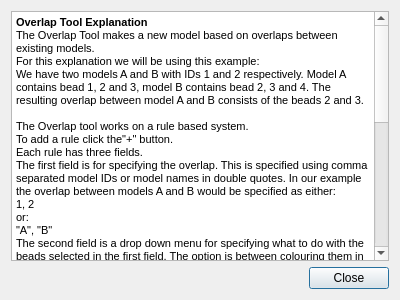
<?xml version="1.0" encoding="UTF-8"?>
<ui version="4.0">
 <class>Dialog</class>
 <widget class="QDialog" name="Dialog">
  <property name="geometry">
   <rect>
    <x>0</x>
    <y>0</y>
    <width>400</width>
    <height>300</height>
   </rect>
  </property>
  <property name="windowTitle">
   <string>Overlap Tool Explanation</string>
  </property>
  <layout class="QVBoxLayout" name="verticalLayout">
   <item>
    <widget class="QTextBrowser" name="textBrowser">
     <property name="html">
      <string>&lt;!DOCTYPE HTML PUBLIC &quot;-//W3C//DTD HTML 4.0//EN&quot; &quot;http://www.w3.org/TR/REC-html40/strict.dtd&quot;&gt;
&lt;html&gt;&lt;head&gt;&lt;meta name=&quot;qrichtext&quot; content=&quot;1&quot; /&gt;&lt;style type=&quot;text/css&quot;&gt;
p, li { white-space: pre-wrap; }
&lt;/style&gt;&lt;/head&gt;&lt;body style=&quot; font-family:'MS Shell Dlg 2'; font-size:8.25pt; font-weight:400; font-style:normal;&quot;&gt;
&lt;p style=&quot; margin-top:0px; margin-bottom:0px; margin-left:0px; margin-right:0px; -qt-block-indent:0; text-indent:0px;&quot;&gt;&lt;span style=&quot; font-weight:600;&quot;&gt;Overlap Tool Explanation&lt;/span&gt;&lt;/p&gt;
&lt;p style=&quot; margin-top:0px; margin-bottom:0px; margin-left:0px; margin-right:0px; -qt-block-indent:0; text-indent:0px;&quot;&gt;The Overlap Tool makes a new model based on overlaps between existing models.&lt;/p&gt;
&lt;p style=&quot; margin-top:0px; margin-bottom:0px; margin-left:0px; margin-right:0px; -qt-block-indent:0; text-indent:0px;&quot;&gt;For this explanation we will be using this example:&lt;/p&gt;
&lt;p style=&quot; margin-top:0px; margin-bottom:0px; margin-left:0px; margin-right:0px; -qt-block-indent:0; text-indent:0px;&quot;&gt;We have two models A and B with IDs 1 and 2 respectively. Model A contains bead 1, 2 and 3, model B contains bead 2, 3 and 4. The resulting overlap between model A and B consists of the beads 2 and 3.&lt;/p&gt;
&lt;p style=&quot;-qt-paragraph-type:empty; margin-top:0px; margin-bottom:0px; margin-left:0px; margin-right:0px; -qt-block-indent:0; text-indent:0px;&quot;&gt;&lt;br /&gt;&lt;/p&gt;
&lt;p style=&quot; margin-top:0px; margin-bottom:0px; margin-left:0px; margin-right:0px; -qt-block-indent:0; text-indent:0px;&quot;&gt;The Overlap tool works on a rule based system.&lt;/p&gt;
&lt;p style=&quot; margin-top:0px; margin-bottom:0px; margin-left:0px; margin-right:0px; -qt-block-indent:0; text-indent:0px;&quot;&gt;To add a rule click the&amp;quot;+&amp;quot; button.&lt;/p&gt;
&lt;p style=&quot; margin-top:0px; margin-bottom:0px; margin-left:0px; margin-right:0px; -qt-block-indent:0; text-indent:0px;&quot;&gt;Each rule has three fields.&lt;/p&gt;
&lt;p style=&quot; margin-top:0px; margin-bottom:0px; margin-left:0px; margin-right:0px; -qt-block-indent:0; text-indent:0px;&quot;&gt;The first field is for specifying the overlap. This is specified using comma separated model IDs or model names in double quotes. In our example the overlap between models A and B would be specified as either:&lt;/p&gt;
&lt;p style=&quot; margin-top:0px; margin-bottom:0px; margin-left:0px; margin-right:0px; -qt-block-indent:0; text-indent:0px;&quot;&gt;1, 2&lt;/p&gt;
&lt;p style=&quot; margin-top:0px; margin-bottom:0px; margin-left:0px; margin-right:0px; -qt-block-indent:0; text-indent:0px;&quot;&gt;or:&lt;/p&gt;
&lt;p style=&quot; margin-top:0px; margin-bottom:0px; margin-left:0px; margin-right:0px; -qt-block-indent:0; text-indent:0px;&quot;&gt;&amp;quot;A&amp;quot;, &amp;quot;B&amp;quot;&lt;/p&gt;
&lt;p style=&quot; margin-top:0px; margin-bottom:0px; margin-left:0px; margin-right:0px; -qt-block-indent:0; text-indent:0px;&quot;&gt;The second field is a drop down menu for specifying what to do with the beads selected in the first field. The option is between colouring them in a certain colour or not including them in the new model&lt;/p&gt;
&lt;p style=&quot; margin-top:0px; margin-bottom:0px; margin-left:0px; margin-right:0px; -qt-block-indent:0; text-indent:0px;&quot;&gt;The third field is a colour picker for the colour to use for the beads if colouring is selected in the second field.&lt;/p&gt;
&lt;p style=&quot;-qt-paragraph-type:empty; margin-top:0px; margin-bottom:0px; margin-left:0px; margin-right:0px; -qt-block-indent:0; text-indent:0px;&quot;&gt;&lt;br /&gt;&lt;/p&gt;
&lt;p style=&quot; margin-top:0px; margin-bottom:0px; margin-left:0px; margin-right:0px; -qt-block-indent:0; text-indent:0px;&quot;&gt;To remove a rule click that rule's &amp;quot;-&amp;quot; button. To rearrange the priorities of the rules use the arrow buttons.&lt;/p&gt;
&lt;p style=&quot;-qt-paragraph-type:empty; margin-top:0px; margin-bottom:0px; margin-left:0px; margin-right:0px; -qt-block-indent:0; text-indent:0px;&quot;&gt;&lt;br /&gt;&lt;/p&gt;
&lt;p style=&quot; margin-top:0px; margin-bottom:0px; margin-left:0px; margin-right:0px; -qt-block-indent:0; text-indent:0px;&quot;&gt;In the examples &amp;quot;[...]&amp;quot; is used to show a field&lt;/p&gt;
&lt;p style=&quot;-qt-paragraph-type:empty; margin-top:0px; margin-bottom:0px; margin-left:0px; margin-right:0px; -qt-block-indent:0; text-indent:0px;&quot;&gt;&lt;br /&gt;&lt;/p&gt;
&lt;p style=&quot; margin-top:0px; margin-bottom:0px; margin-left:0px; margin-right:0px; -qt-block-indent:0; text-indent:0px;&quot;&gt;&lt;span style=&quot; font-weight:600;&quot;&gt;Example 1&lt;/span&gt;&lt;/p&gt;
&lt;p style=&quot; margin-top:0px; margin-bottom:0px; margin-left:0px; margin-right:0px; -qt-block-indent:0; text-indent:0px;&quot;&gt;Colour model A blue, model B red, and the overlap between them green.&lt;/p&gt;
&lt;p style=&quot; margin-top:0px; margin-bottom:0px; margin-left:0px; margin-right:0px; -qt-block-indent:0; text-indent:0px;&quot;&gt;Rules in order:&lt;/p&gt;
&lt;p style=&quot; margin-top:0px; margin-bottom:0px; margin-left:0px; margin-right:0px; -qt-block-indent:0; text-indent:0px;&quot;&gt;[1, 2][Colour][green]&lt;/p&gt;
&lt;p style=&quot; margin-top:0px; margin-bottom:0px; margin-left:0px; margin-right:0px; -qt-block-indent:0; text-indent:0px;&quot;&gt;[1][Colour][blue]&lt;/p&gt;
&lt;p style=&quot; margin-top:0px; margin-bottom:0px; margin-left:0px; margin-right:0px; -qt-block-indent:0; text-indent:0px;&quot;&gt;[2][Colour][red]&lt;/p&gt;
&lt;p style=&quot;-qt-paragraph-type:empty; margin-top:0px; margin-bottom:0px; margin-left:0px; margin-right:0px; -qt-block-indent:0; text-indent:0px;&quot;&gt;&lt;br /&gt;&lt;/p&gt;
&lt;p style=&quot; margin-top:0px; margin-bottom:0px; margin-left:0px; margin-right:0px; -qt-block-indent:0; text-indent:0px;&quot;&gt;&lt;span style=&quot; font-weight:600;&quot;&gt;Example 2&lt;/span&gt;&lt;/p&gt;
&lt;p style=&quot; margin-top:0px; margin-bottom:0px; margin-left:0px; margin-right:0px; -qt-block-indent:0; text-indent:0px;&quot;&gt;Colour model A blue and model B red but do not include the overlap between them.&lt;/p&gt;
&lt;p style=&quot; margin-top:0px; margin-bottom:0px; margin-left:0px; margin-right:0px; -qt-block-indent:0; text-indent:0px;&quot;&gt;Rules in order:&lt;/p&gt;
&lt;p style=&quot; margin-top:0px; margin-bottom:0px; margin-left:0px; margin-right:0px; -qt-block-indent:0; text-indent:0px;&quot;&gt;[1, 2][Don't include][]&lt;/p&gt;
&lt;p style=&quot; margin-top:0px; margin-bottom:0px; margin-left:0px; margin-right:0px; -qt-block-indent:0; text-indent:0px;&quot;&gt;[1][Colour][blue]&lt;/p&gt;
&lt;p style=&quot; margin-top:0px; margin-bottom:0px; margin-left:0px; margin-right:0px; -qt-block-indent:0; text-indent:0px;&quot;&gt;[2][Colour][red]&lt;/p&gt;
&lt;p style=&quot;-qt-paragraph-type:empty; margin-top:0px; margin-bottom:0px; margin-left:0px; margin-right:0px; -qt-block-indent:0; text-indent:0px;&quot;&gt;&lt;br /&gt;&lt;/p&gt;&lt;/body&gt;&lt;/html&gt;</string>
     </property>
    </widget>
   </item>
   <item>
    <widget class="QDialogButtonBox" name="buttonBox">
     <property name="orientation">
      <enum>Qt::Horizontal</enum>
     </property>
     <property name="standardButtons">
      <set>QDialogButtonBox::Close</set>
     </property>
    </widget>
   </item>
  </layout>
 </widget>
 <resources/>
 <connections>
  <connection>
   <sender>buttonBox</sender>
   <signal>accepted()</signal>
   <receiver>Dialog</receiver>
   <slot>accept()</slot>
   <hints>
    <hint type="sourcelabel">
     <x>248</x>
     <y>254</y>
    </hint>
    <hint type="destinationlabel">
     <x>157</x>
     <y>274</y>
    </hint>
   </hints>
  </connection>
  <connection>
   <sender>buttonBox</sender>
   <signal>rejected()</signal>
   <receiver>Dialog</receiver>
   <slot>reject()</slot>
   <hints>
    <hint type="sourcelabel">
     <x>316</x>
     <y>260</y>
    </hint>
    <hint type="destinationlabel">
     <x>286</x>
     <y>274</y>
    </hint>
   </hints>
  </connection>
 </connections>
</ui>
